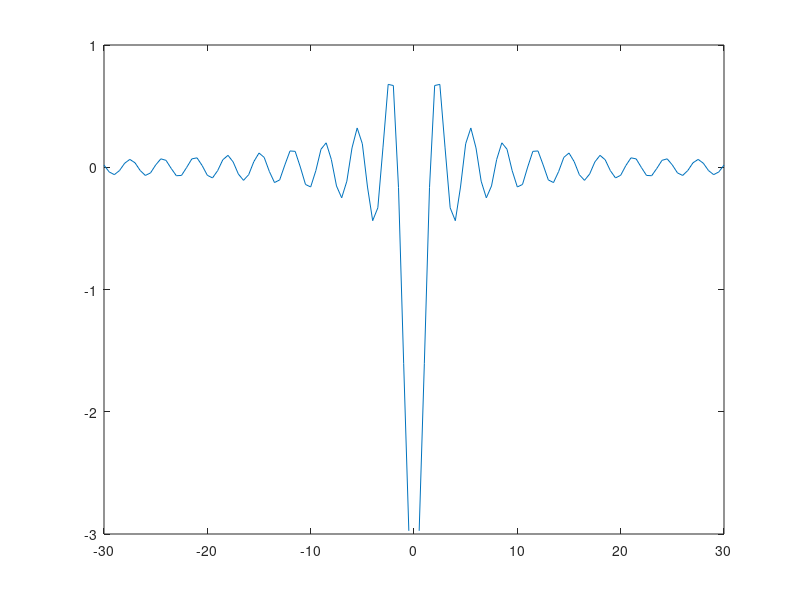

MATLAB code for this plot:
% Graficky znázorněte průběh funkce: 
% - y = (3sin(a)cos(a))/(sin3(a)+cos3(a))
% - x = <0;  Pi/2> s krokem  Pi/100 
%%%%%%%%%%%%%%%%%%%%%%%%%%%%%%%%%%%%%%%%%%%%%

%x = [0:pi/100:pi*2];
x = [-30 : 0.5 : 30];
y1 = 3 * (sin(x).*cos(x));
y2 = x .* (sin(3)+cos(3));
y = y1 ./ y2;

plot(x,y);